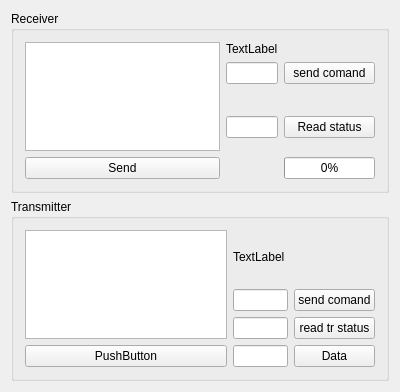
<?xml version="1.0" encoding="UTF-8"?>
<ui version="4.0">
 <class>MainWindow</class>
 <widget class="QWidget" name="MainWindow">
  <property name="geometry">
   <rect>
    <x>0</x>
    <y>0</y>
    <width>400</width>
    <height>392</height>
   </rect>
  </property>
  <property name="windowTitle">
   <string>Main</string>
  </property>
  <layout class="QGridLayout" name="gridLayout">
   <item row="0" column="0">
    <layout class="QVBoxLayout" name="verticalLayout">
     <item>
      <layout class="QHBoxLayout" name="horizontalLayout">
       <item>
        <widget class="QGroupBox" name="groupBox">
         <property name="title">
          <string>Receiver</string>
         </property>
         <layout class="QGridLayout" name="gridLayout_2">
          <item row="4" column="2">
           <widget class="QPushButton" name="pushButton_2">
            <property name="text">
             <string>Read status</string>
            </property>
           </widget>
          </item>
          <item row="0" column="1">
           <widget class="QLabel" name="label">
            <property name="text">
             <string>TextLabel</string>
            </property>
           </widget>
          </item>
          <item row="4" column="1">
           <widget class="QLineEdit" name="lineEdit_2"/>
          </item>
          <item row="0" column="0" rowspan="6">
           <widget class="QTextEdit" name="edit_multple_comand_rec"/>
          </item>
          <item row="1" column="2">
           <widget class="QPushButton" name="pushButton">
            <property name="text">
             <string>send comand</string>
            </property>
           </widget>
          </item>
          <item row="1" column="1">
           <widget class="QLineEdit" name="lineEdit"/>
          </item>
          <item row="6" column="0">
           <widget class="QPushButton" name="but_rec_Send_all">
            <property name="text">
             <string>Send</string>
            </property>
           </widget>
          </item>
          <item row="6" column="2">
           <widget class="QProgressBar" name="progressBar">
            <property name="value">
             <number>0</number>
            </property>
           </widget>
          </item>
         </layout>
        </widget>
       </item>
      </layout>
     </item>
     <item>
      <layout class="QHBoxLayout" name="horizontalLayout_2">
       <item>
        <widget class="QGroupBox" name="groupBox_2">
         <property name="title">
          <string>Transmitter</string>
         </property>
         <layout class="QGridLayout" name="gridLayout_3">
          <item row="0" column="1">
           <widget class="QLabel" name="label_2">
            <property name="text">
             <string>TextLabel</string>
            </property>
           </widget>
          </item>
          <item row="2" column="1">
           <widget class="QLineEdit" name="ed_tr"/>
          </item>
          <item row="0" column="0" rowspan="3">
           <widget class="QTextEdit" name="edit_multyple_comand_Tr"/>
          </item>
          <item row="1" column="1">
           <widget class="QLineEdit" name="transmitterCmd"/>
          </item>
          <item row="1" column="2">
           <widget class="QPushButton" name="transmitter_but">
            <property name="text">
             <string>send comand</string>
            </property>
           </widget>
          </item>
          <item row="2" column="2">
           <widget class="QPushButton" name="but_readTrStatus">
            <property name="text">
             <string>read tr status</string>
            </property>
           </widget>
          </item>
          <item row="3" column="0">
           <widget class="QPushButton" name="but_tr_sendAll">
            <property name="text">
             <string>PushButton</string>
            </property>
           </widget>
          </item>
          <item row="3" column="1">
           <widget class="QLineEdit" name="lineEdit_Data"/>
          </item>
          <item row="3" column="2">
           <widget class="QPushButton" name="pushButton_Data">
            <property name="text">
             <string>Data</string>
            </property>
           </widget>
          </item>
         </layout>
        </widget>
       </item>
      </layout>
     </item>
    </layout>
   </item>
  </layout>
 </widget>
 <layoutdefault spacing="6" margin="11"/>
 <resources/>
 <connections/>
</ui>
